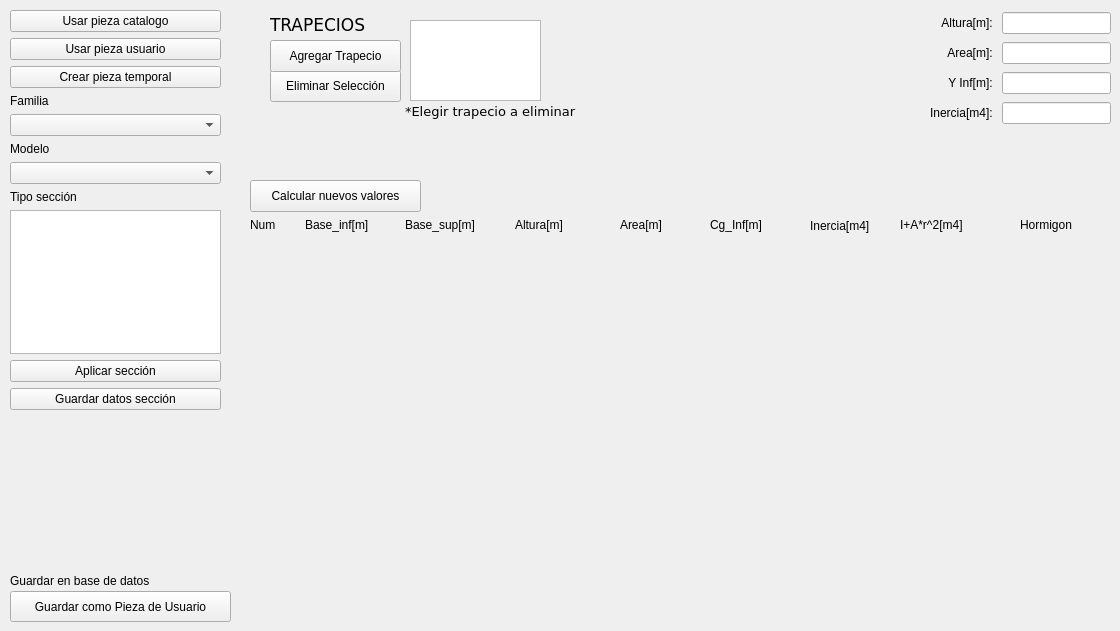
   <widget class="QWidget" name="tab">
    <attribute name="title">
     <string>Geometría</string>
    </attribute>
    <widget class="QPushButton" name="btn_save_pieza">
     <property name="geometry">
      <rect>
       <x>10</x>
       <y>591</y>
       <width>221</width>
       <height>31</height>
      </rect>
     </property>
     <property name="text">
      <string>Guardar como Pieza de Usuario</string>
     </property>
     <property name="autoDefault">
      <bool>false</bool>
     </property>
    </widget>
    <widget class="QWidget" name="verticalLayoutWidget_5">
     <property name="geometry">
      <rect>
       <x>250</x>
       <y>240</y>
       <width>861</width>
       <height>351</height>
      </rect>
     </property>
     <layout class="QVBoxLayout" name="layout_nuevas_row">
      <item>
       <spacer name="verticalSpacer">
        <property name="orientation">
         <enum>Qt::Orientation::Vertical</enum>
        </property>
        <property name="sizeHint" stdset="0">
         <size>
          <width>20</width>
          <height>40</height>
         </size>
        </property>
       </spacer>
      </item>
     </layout>
    </widget>
    <widget class="QLabel" name="label_guardar_pieza">
     <property name="geometry">
      <rect>
       <x>10</x>
       <y>570</y>
       <width>221</width>
       <height>21</height>
      </rect>
     </property>
     <property name="text">
      <string>Guardar en base de datos</string>
     </property>
    </widget>
    <widget class="QPushButton" name="btn_calcular_nuevos_valores">
     <property name="geometry">
      <rect>
       <x>250</x>
       <y>180</y>
       <width>171</width>
       <height>32</height>
      </rect>
     </property>
     <property name="text">
      <string>Calcular nuevos valores</string>
     </property>
     <property name="autoDefault">
      <bool>false</bool>
     </property>
     <property name="default">
      <bool>false</bool>
     </property>
    </widget>
    <widget class="QWidget" name="verticalLayoutWidget">
     <property name="geometry">
      <rect>
       <x>10</x>
       <y>10</y>
       <width>211</width>
       <height>400</height>
      </rect>
     </property>
     <layout class="QVBoxLayout" name="Vlayout_catalogo">
      <item>
       <widget class="QPushButton" name="btn_usar_pieza_catalogo">
        <property name="text">
         <string>Usar pieza catalogo</string>
        </property>
        <property name="autoDefault">
         <bool>false</bool>
        </property>
       </widget>
      </item>
      <item>
       <widget class="QPushButton" name="btn_usar_pieza_usuario">
        <property name="text">
         <string>Usar pieza usuario</string>
        </property>
        <property name="autoDefault">
         <bool>false</bool>
        </property>
       </widget>
      </item>
      <item>
       <widget class="QPushButton" name="btn_crear_pieza_temp">
        <property name="text">
         <string>Crear pieza temporal</string>
        </property>
        <property name="autoDefault">
         <bool>false</bool>
        </property>
       </widget>
      </item>
      <item>
       <widget class="QLabel" name="label_familia">
        <property name="text">
         <string>Familia</string>
        </property>
       </widget>
      </item>
      <item>
       <widget class="QComboBox" name="combo_familia"/>
      </item>
      <item>
       <widget class="QLabel" name="label_modelo">
        <property name="text">
         <string>Modelo</string>
        </property>
       </widget>
      </item>
      <item>
       <widget class="QComboBox" name="combo_modelo"/>
      </item>
      <item>
       <widget class="QLabel" name="label_tipo_seccion">
        <property name="text">
         <string>Tipo sección</string>
        </property>
       </widget>
      </item>
      <item>
       <widget class="QListWidget" name="list_tipo_seccion"/>
      </item>
      <item>
       <widget class="QPushButton" name="btn_acpt_tipo_seccion">
        <property name="text">
         <string>Aplicar sección</string>
        </property>
        <property name="autoDefault">
         <bool>false</bool>
        </property>
       </widget>
      </item>
      <item>
       <widget class="QPushButton" name="btn_save_seccion">
        <property name="text">
         <string>Guardar datos sección</string>
        </property>
        <property name="autoDefault">
         <bool>false</bool>
        </property>
       </widget>
      </item>
     </layout>
    </widget>
    <widget class="QListWidget" name="tab1_list_trapecios_existentes">
     <property name="geometry">
      <rect>
       <x>410</x>
       <y>20</y>
       <width>131</width>
       <height>81</height>
      </rect>
     </property>
    </widget>
    <widget class="QPushButton" name="btn_acpt_eliminar">
     <property name="geometry">
      <rect>
       <x>270</x>
       <y>70</y>
       <width>131</width>
       <height>32</height>
      </rect>
     </property>
     <property name="text">
      <string>Eliminar Selección</string>
     </property>
    </widget>
    <widget class="QLabel" name="label_cant_eliminar">
     <property name="geometry">
      <rect>
       <x>405</x>
       <y>100</y>
       <width>191</width>
       <height>22</height>
      </rect>
     </property>
     <property name="font">
      <font>
       <family>Verdana</family>
       <pointsize>10</pointsize>
       <italic>false</italic>
       <bold>false</bold>
      </font>
     </property>
     <property name="text">
      <string>*Elegir trapecio a eliminar</string>
     </property>
    </widget>
    <widget class="QPushButton" name="btn_acpt_agregar">
     <property name="geometry">
      <rect>
       <x>270</x>
       <y>40</y>
       <width>131</width>
       <height>32</height>
      </rect>
     </property>
     <property name="text">
      <string>Agregar Trapecio</string>
     </property>
    </widget>
    <widget class="QLabel" name="label_cant_agregar">
     <property name="geometry">
      <rect>
       <x>270</x>
       <y>10</y>
       <width>131</width>
       <height>31</height>
      </rect>
     </property>
     <property name="font">
      <font>
       <family>Verdana</family>
       <pointsize>13</pointsize>
       <italic>false</italic>
       <bold>false</bold>
      </font>
     </property>
     <property name="text">
      <string>TRAPECIOS</string>
     </property>
    </widget>
    <widget class="QLabel" name="label_name">
     <property name="geometry">
      <rect>
       <x>250</x>
       <y>210</y>
       <width>41</width>
       <height>29</height>
      </rect>
     </property>
     <property name="text">
      <string>Num</string>
     </property>
    </widget>
    <widget class="QLabel" name="label_bi">
     <property name="geometry">
      <rect>
       <x>305</x>
       <y>210</y>
       <width>81</width>
       <height>29</height>
      </rect>
     </property>
     <property name="text">
      <string>Base_inf[m]</string>
     </property>
    </widget>
    <widget class="QLabel" name="label_bs">
     <property name="geometry">
      <rect>
       <x>405</x>
       <y>210</y>
       <width>91</width>
       <height>29</height>
      </rect>
     </property>
     <property name="text">
      <string>Base_sup[m]</string>
     </property>
    </widget>
    <widget class="QLabel" name="label_altura">
     <property name="geometry">
      <rect>
       <x>515</x>
       <y>210</y>
       <width>71</width>
       <height>29</height>
      </rect>
     </property>
     <property name="text">
      <string>Altura[m]</string>
     </property>
    </widget>
    <widget class="QLabel" name="label_area">
     <property name="geometry">
      <rect>
       <x>620</x>
       <y>210</y>
       <width>61</width>
       <height>29</height>
      </rect>
     </property>
     <property name="text">
      <string>Area[m]</string>
     </property>
    </widget>
    <widget class="QLabel" name="label_cg">
     <property name="geometry">
      <rect>
       <x>710</x>
       <y>210</y>
       <width>71</width>
       <height>29</height>
      </rect>
     </property>
     <property name="text">
      <string>Cg_Inf[m]</string>
     </property>
    </widget>
    <widget class="QLabel" name="label_inercia">
     <property name="geometry">
      <rect>
       <x>810</x>
       <y>210</y>
       <width>81</width>
       <height>31</height>
      </rect>
     </property>
     <property name="text">
      <string>Inercia[m4]</string>
     </property>
    </widget>
    <widget class="QLabel" name="label_op">
     <property name="geometry">
      <rect>
       <x>900</x>
       <y>210</y>
       <width>91</width>
       <height>29</height>
      </rect>
     </property>
     <property name="text">
      <string>I+A*r^2[m4]</string>
     </property>
    </widget>
    <widget class="QWidget" name="gridLayoutWidget_7">
     <property name="geometry">
      <rect>
       <x>930</x>
       <y>10</y>
       <width>181</width>
       <height>116</height>
      </rect>
     </property>
     <layout class="QGridLayout" name="tab1_gridLayout_resultados">
      <item row="2" column="0">
       <widget class="QLabel" name="label_sum_ponderado">
        <property name="text">
         <string>Y Inf[m]: </string>
        </property>
        <property name="alignment">
         <set>Qt::AlignmentFlag::AlignRight|Qt::AlignmentFlag::AlignTrailing|Qt::AlignmentFlag::AlignVCenter</set>
        </property>
       </widget>
      </item>
      <item row="3" column="0">
       <widget class="QLabel" name="label_sum_op">
        <property name="text">
         <string>Inercia[m4]: </string>
        </property>
        <property name="alignment">
         <set>Qt::AlignmentFlag::AlignRight|Qt::AlignmentFlag::AlignTrailing|Qt::AlignmentFlag::AlignVCenter</set>
        </property>
       </widget>
      </item>
      <item row="0" column="0">
       <widget class="QLabel" name="label_sum_altura">
        <property name="text">
         <string>Altura[m]: </string>
        </property>
        <property name="alignment">
         <set>Qt::AlignmentFlag::AlignRight|Qt::AlignmentFlag::AlignTrailing|Qt::AlignmentFlag::AlignVCenter</set>
        </property>
       </widget>
      </item>
      <item row="1" column="0">
       <widget class="QLabel" name="label_sum_area">
        <property name="text">
         <string>Area[m]: </string>
        </property>
        <property name="alignment">
         <set>Qt::AlignmentFlag::AlignRight|Qt::AlignmentFlag::AlignTrailing|Qt::AlignmentFlag::AlignVCenter</set>
        </property>
       </widget>
      </item>
      <item row="0" column="1">
       <widget class="QLineEdit" name="result_sum_altura">
        <property name="readOnly">
         <bool>true</bool>
        </property>
       </widget>
      </item>
      <item row="1" column="1">
       <widget class="QLineEdit" name="result_sum_area">
        <property name="readOnly">
         <bool>true</bool>
        </property>
       </widget>
      </item>
      <item row="2" column="1">
       <widget class="QLineEdit" name="result_sum_ponderado">
        <property name="readOnly">
         <bool>true</bool>
        </property>
       </widget>
      </item>
      <item row="3" column="1">
       <widget class="QLineEdit" name="result_sum_op">
        <property name="readOnly">
         <bool>true</bool>
        </property>
       </widget>
      </item>
     </layout>
    </widget>
    <widget class="QLabel" name="label_insitu">
     <property name="geometry">
      <rect>
       <x>1020</x>
       <y>210</y>
       <width>71</width>
       <height>29</height>
      </rect>
     </property>
     <property name="text">
      <string>Hormigon</string>
     </property>
    </widget>
   </widget>
